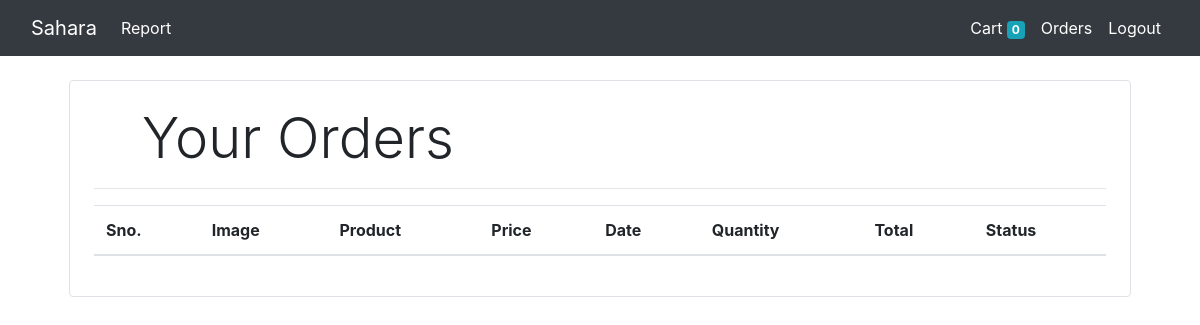
The app's page /orders (signed in), older data.
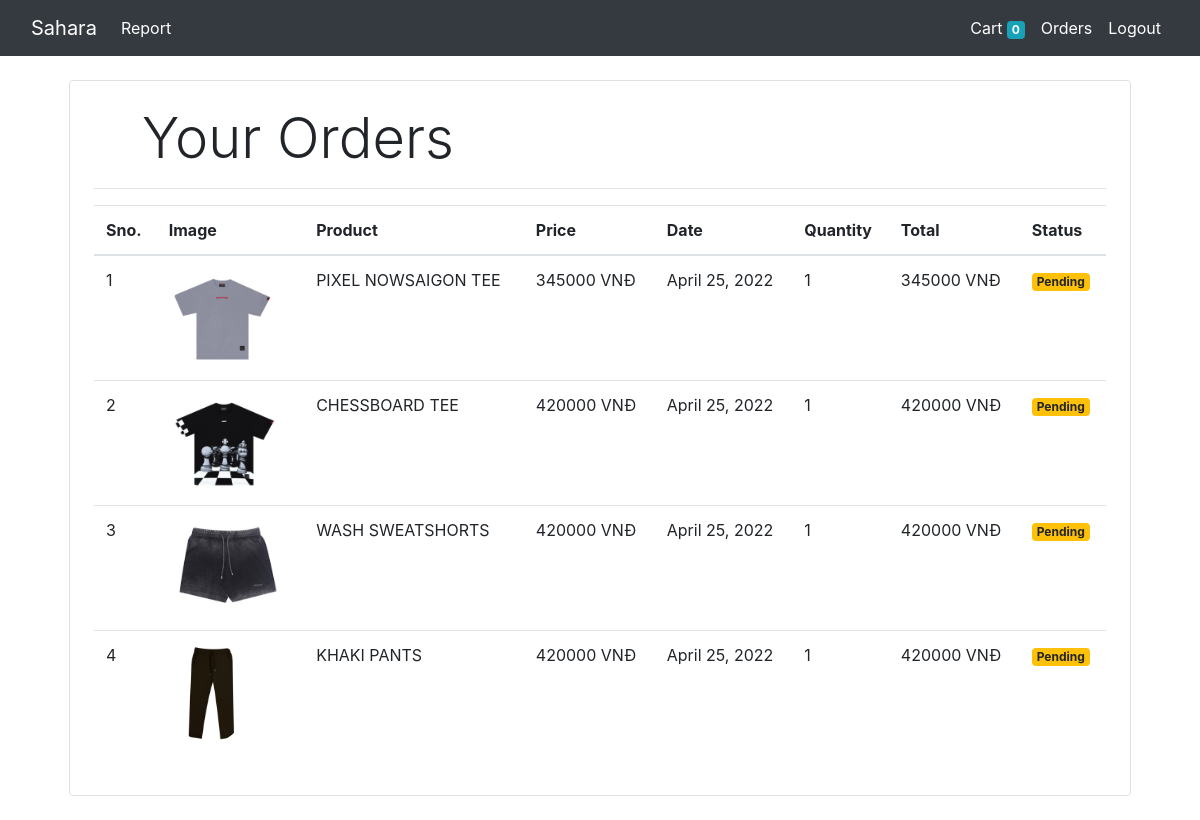
The same page, newer data.
### store/models/orders.py (models this page shows, shortened)
class Order(models.Model):
    product = models.ForeignKey(Product, on_delete=models.CASCADE)
    customer = models.ForeignKey(Customer, on_delete=models.CASCADE)
    quantity = models.IntegerField(default=1)
    price = models.IntegerField()
    address = models.CharField(max_length=100, default='', blank=True)
    phone = models.CharField(max_length=11, default='', blank=True)
    date = models.DateField(default=datetime.datetime.today)
    status = models.BooleanField(default=False)
    @staticmethod
    def get_orders_by_customer(customer_id):
        return Order.objects.filter(customer=customer_id).order_by('-date')

### store/models/product.py (models this page shows, shortened)
@total_ordering
class Product(models.Model):
    name = models.CharField(max_length=50)
    price = models.IntegerField(default=0)
    category = models.ForeignKey(Category, on_delete=models.CASCADE, default=1)
    description = models.CharField(max_length=200, default='', null=True, blank=True)
    image = models.ImageField(upload_to='uploads/products/')

### store/middlewares/auth.py (the view)
    def middleware(request):
        returnUrl = request.META['PATH_INFO']
        if not request.session.get('customer'):
            return redirect(f'login?return_url={returnUrl}')
        response = get_response(request)
        return response

### store/templatetags/custom_filter.py (called while the page is built)
@register.filter(name='currency')
def currency(number):
    return str(number) + " VNĐ"

@register.filter(name='multiply')
def multiply(number, number1):
    return number * number1

### store/views/orders.py (called while the page is built)
    def get(self, request):
        customer = request.session.get('customer')
        orders = Order.get_orders_by_customer(customer)
        return render(request, 'orders.html', {'orders': orders})

### store/templates/orders.html
{% extends 'base.html' %}
{% block content %}
{% load cart %}
{% load custom_filter %}
<div class = "container">
    <div class="border rounded p-4 m-4">
        <p class="display-4 pl-4 ml-4">Your Orders</p>
        <hr>
        <table class="table">
            <thead>
                <tr>
                    <th>Sno.</th>
                    <th>Image</th>
                    <th>Product</th>
                    <th>Price</th>
                    <th>Date</th>
                    <th>Quantity</th>
                    <th>Total</th>
                    <th>Status</th>
                </tr>
            </thead>
            <tbody>
                {% for order in orders %}
                <tr>
                    <td>{{forloop.counter}}</td>
                    <td><img style="height: 100px;" class="rounded-circle" src="{{order.product.image.url}}" alt=""></td>
                    <td>{{order.product.name}}</td>
                    <td>{{order.price|currency}}</td>
                    <td>{{order.date}}</td>
                    <td>{{order.quantity}}</td>
                    <td>{{order.quantity|multiply:order.price|currency}}</td>
                    {% if order.status %}
                    <td><small class="badge badge-success">Completed</small></td>
                    {% else %}
                    <td><small class="badge badge-warning">Pending</small></td>
                    {% endif %}
                </tr>
                {% endfor %}
            </tbody>
        </table>
    </div>
</div>
{% endblock %}

### store/templates/base.html (shortened to what this page needs)
<!doctype html>
<html lang="en">
<head>
  <link rel="stylesheet" href="https://stackpath.bootstrapcdn.com/bootstrap/4.3.1/css/bootstrap.min.css">
</head>
<body>
  <nav class="navbar navbar-expand-lg navbar-dark bg-dark">
    <div class="container-fluid">
      <a class="navbar-brand" href="/">Sahara</a>
      <div class="collapse navbar-collapse" id="navbarSupportedContent">
        <ul class="navbar-nav mr-auto">
          <li class="nav-item">
            <a class="nav-link active" aria-current="page" href="/report/">Report</a>
          </li>
        </ul>
        <ul class="navbar-nav my-2 my-lg-0">
          <li class="nav-item ">
            <a class="nav-link active" aria-current="page" href="/cart">Cart
              <span class="badge badge-info">{{request.session.cart.keys|length}}</span>
            </a>
          </li>
          {% if request.session.customer %}
          <li class="nav-item ">
            <a class="nav-link active" aria-current="page" href="/orders">Orders</a>
          </li>
          <li class="nav-item ">
            <a class="nav-link active" aria-current="page" href="/logout">Logout</a>
          </li>
          {% endif %}
        </ul>
      </div>
    </div>
  </nav>
    {% block content %}{% endblock %}
</body>
</html>

Row changes from the older to the newer data that the page shows:
added Order: product.image (picture), product.name "PIXEL NOWSAIGON TEE", price "345000 VNĐ", date "April 25, 2022", quantity "1", quantity|multiply "345000 VNĐ", status "Pending"
added Order: product.image (picture), product.name "CHESSBOARD TEE", price "420000 VNĐ", date "April 25, 2022", quantity "1", quantity|multiply "420000 VNĐ", status "Pending"
added Order: product.image (picture), product.name "WASH SWEATSHORTS", price "420000 VNĐ", date "April 25, 2022", quantity "1", quantity|multiply "420000 VNĐ", status "Pending"
added Order: product.image (picture), product.name "KHAKI PANTS", price "420000 VNĐ", date "April 25, 2022", quantity "1", quantity|multiply "420000 VNĐ", status "Pending"
